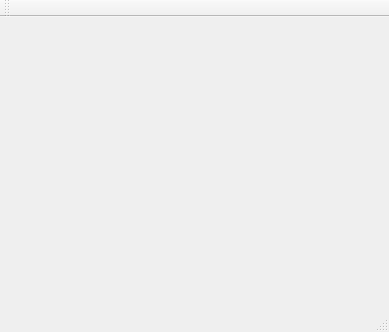
<?xml version="1.0" encoding="UTF-8"?>
<ui version="4.0">
 <class>MainWindow</class>
 <widget class="QMainWindow" name="MainWindow">
  <property name="geometry">
   <rect>
    <x>0</x>
    <y>0</y>
    <width>389</width>
    <height>332</height>
   </rect>
  </property>
  <property name="windowTitle">
   <string>MainWindow</string>
  </property>
  <widget class="QWidget" name="centralWidget"/>
  <widget class="QMenuBar" name="menuBar">
   <property name="geometry">
    <rect>
     <x>0</x>
     <y>0</y>
     <width>389</width>
     <height>27</height>
    </rect>
   </property>
   <property name="autoFillBackground">
    <bool>true</bool>
   </property>
   <property name="defaultUp">
    <bool>false</bool>
   </property>
   <property name="nativeMenuBar">
    <bool>false</bool>
   </property>
  </widget>
  <widget class="QToolBar" name="mainToolBar">
   <attribute name="toolBarArea">
    <enum>TopToolBarArea</enum>
   </attribute>
   <attribute name="toolBarBreak">
    <bool>false</bool>
   </attribute>
  </widget>
  <widget class="QStatusBar" name="statusBar"/>
 </widget>
 <layoutdefault spacing="6" margin="11"/>
 <resources/>
 <connections/>
</ui>
